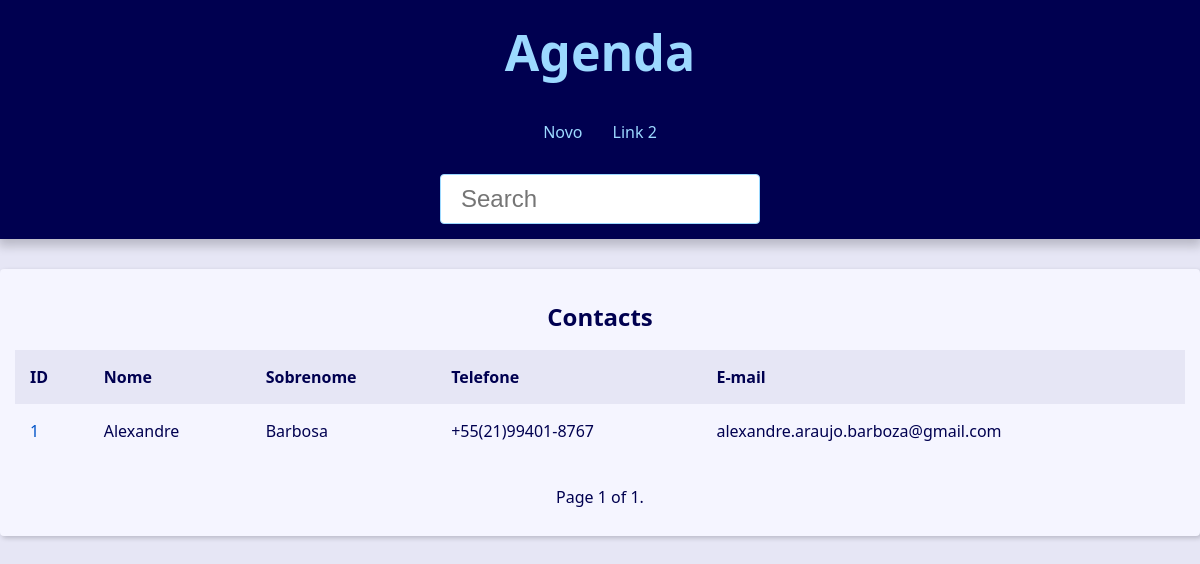
/, run on an earlier commit of the app's database.
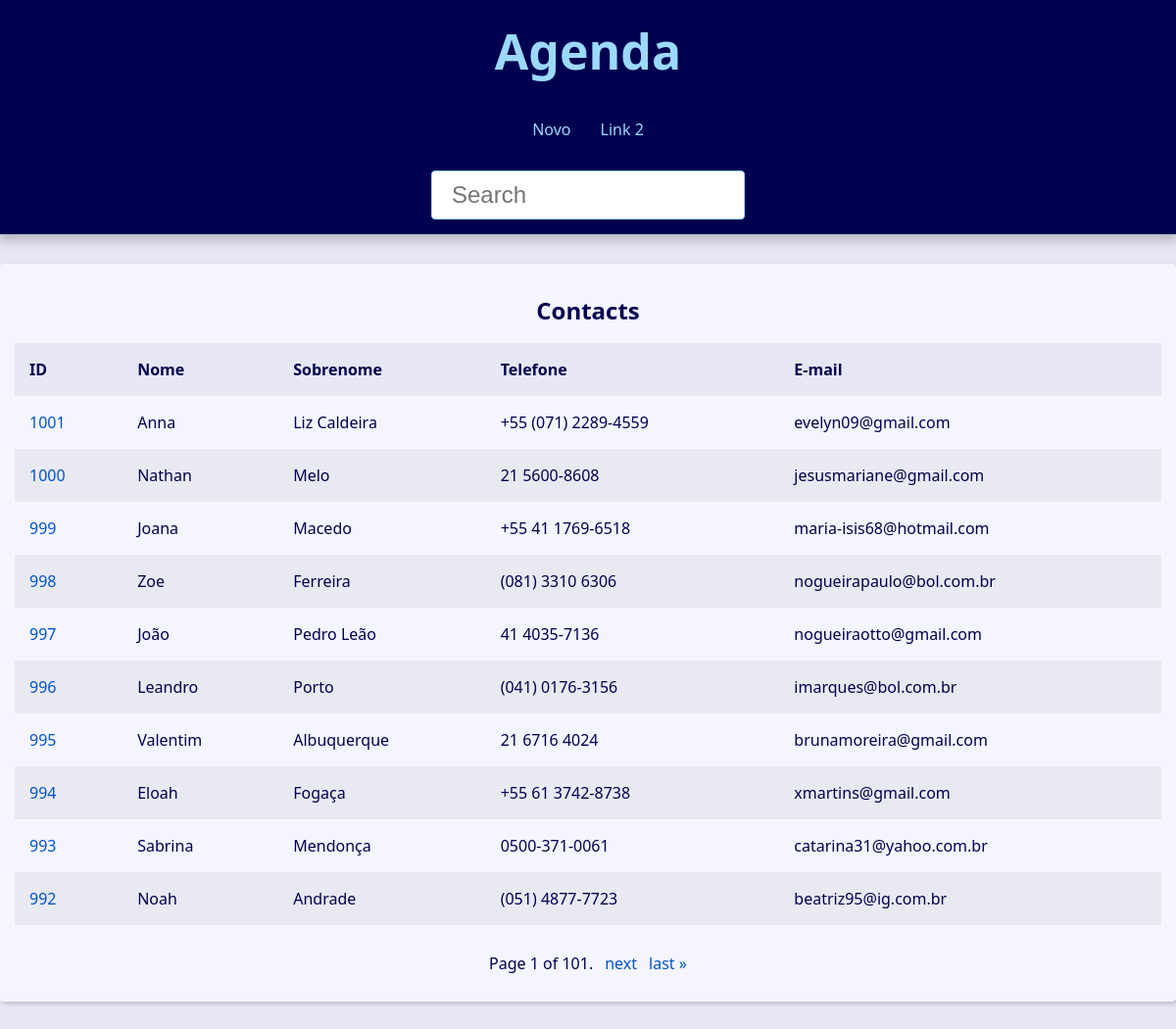
And on a later commit of the database.
### contact/models.py (models this page shows, shortened)
class Contact(models.Model):
    first_name = models.CharField(max_length=50)
    last_name = models.CharField(max_length=50, blank=True)
    phone = models.CharField(max_length=50)
    email = models.EmailField(max_length=254, blank=True)
    created_date = models.DateTimeField(default=timezone.now)
    description = models.TextField(blank=True)
    show = models.BooleanField(default=True)
    picture = models.ImageField(blank=True, upload_to='pictures/%Y/%m/')
    owner = models.ForeignKey(
        User,
        on_delete=models.SET_NULL,
        blank=True, null=True
    )
    category = models.ForeignKey(
        Category,
        on_delete=models.SET_NULL,
        blank=True, null=True
    )

### contact/views/contact_views.py (the view)
# urls.py: path('', views.index, name='index'),
def index(request):
    contacts = Contact.objects \
        .filter(show=True)\
        .order_by('-id')
    paginator = Paginator(contacts, 10)
    page_number = request.GET.get("page")
    page_obj = paginator.get_page(page_number)
    context = {
        'page_obj': page_obj,
        'site_title': ' - Contatos',
    }
    return render(
        request,
        'contact/index.html',
        context
    )

### contact/templates/contact/index.html
{% extends 'global/base.html' %}
{% block content %}
  {% if page_obj %}
    <div class="responsive-table">
      <table class="contacts-table">
        <caption class="table-caption ">
          Contacts
        </caption>
        <thead>
          <tr class="table-row table-row-header">
            <th class="table-header">ID</th>
            <th class="table-header">Nome</th>
            <th class="table-header">Sobrenome</th>
            <th class="table-header">Telefone</th>
            <th class="table-header">E-mail</th>
          </tr>
        </thead>
        <tbody>
          {% for contact in page_obj %}
            <tr class="table-row">
              <td class="table-cel">
                <a
                  class="table-link"
                  href="{% url 'contact:contact' contact.id %}"
                >
                  {{ contact.id }}
                </a>
              </td>
              <td class="table-cel">
                {{ contact.first_name }}
              </td>
              <td class="table-cel">
                {{ contact.last_name }}
              </td>
              <td class="table-cel">
                {{ contact.phone }}
              </td>
              <td class="table-cel">
                {{ contact.email }}
              </td>
            </tr>
          {% endfor %}
        </tbody>
      </table>
    </div>
  {% else %}
    <div class="single-contact">
      <h1 class="single-contact-name">
        <p align="center">Nenhum contato encontrado.</p>
      </h1>
    </div>
  {% endif %}
{% endblock content %}

### base/templates/global/base.html (shortened to what this page needs)
<!DOCTYPE html>
<html lang="pt-BR">
<head>
  {% include 'global/partials/head.html' %}
</head>
<body>
  {% include 'global/partials/header.html' %}
  <main class="content">
    {% block content %}{% endblock content %}
    {% include 'global/partials/pagination.html' %}
  </main>
</body>
</html>

### base/templates/global/partials/head.html (shortened to what this page needs)
{% load static %}
<link rel="stylesheet" href="{% static 'global/css/style.css' %}">

### base/templates/global/partials/header.html
<header class="header">
  <h1 class="header-heading">
    <a href="{% url 'contact:index' %}" class="header-link">
      Agenda
    </a>
  </h1>
  <nav class="menu">
    <ul class="menu-list">
      <li class="menu-item">
        <a href="{% url 'contact:create' %}" class="menu-link">
          Novo
        </a>
      </li>
      <li class="menu-item">
        <a href="" class="menu-link">
          Link 2
        </a>
      </li>
    </ul>
  </nav>
  <div class="search">
    <form
      action="{% url 'contact:search' %}"
      method="GET"
    >
      <input
        type="search"
        class="search-input"
        placeholder="Search"
        id="search"
        name="q"
        value="{{ request.GET.q.strip }}"
      >
    </form>
  </div>
</header>

### base/templates/global/partials/pagination.html (shortened to what this page needs)
{% if page_obj %}
  <div class="pagination">
    <span class="step-links">
        <span class="current">
            Page {{ page_obj.number }} of {{ page_obj.paginator.num_pages }}.
        </span>
        {% if page_obj.has_next %}
            <a href="?page={{ page_obj.next_page_number }}&q={{ request.GET.q.strip }}">next</a>
            <a href="?page={{ page_obj.paginator.num_pages }}&q={{ request.GET.q.strip }}">last &raquo;</a>
        {% endif %}
    </span>
  </div>
{% endif %}

### base/static/global/css/style.css (style rules this page uses)
:root { --spacing: 1.5rem; --link-dark-color: rgb(0, 83, 200); --link-light-color: rgb(156, 217, 255); --clr-white: rgb(245, 245, 255); --clr-blue: rgb(0, 0, 80); --clr-light-gray: rgb(230, 230, 245); --clr-dark-shadow-5: rgba(0, 0, 10, 5%); --clr-dark-shadow-10: rgba(0, 0, 10, 10%); --clr-dark-shadow-20: rgba(0, 0, 10, 20%); --clr-light-shadow-5: rgba(200, 200, 255, 5%); --clr-light-shadow-10: rgba(200, 200, 255, 20%); --clr-light-shadow-20: rgba(200, 200, 255, 20%); --main-page-width: 120rem; --table-min-width: 60rem; --biggest-font-size: 5rem; --bigger-font-size: 4rem; --big-font-size: 3.2rem; --medium-font-size: 2.4rem; --small-font-size: 1.6rem; --smaller-font-size: 1.4rem; --smallest-font-size: 1.2rem; --transition-fast: 300ms; --transition-medium: 600ms; --transition-slow: 1s; --default-border-radius: 4px; }
*, *::before, *::after { margin: 0; padding: 0; box-sizing: border-box; }
html { font-size: 62.5%; }
body { font-family: system-ui, -apple-system, BlinkMacSystemFont, 'Segoe UI', Roboto, Oxygen, Ubuntu, Cantarell, 'Open Sans', 'Helvetica Neue', sans-serif; line-height: 1.5; font-size: var(--small-font-size); color: var(--clr-blue); -webkit-font-smoothing: antialiased; background: var(--clr-light-gray); }
.header { background: var(--clr-blue); padding: var(--spacing); box-shadow: 0 5px 10px 2px var(--clr-dark-shadow-20); z-index: 1; position: relative; }
.header-heading { font-size: var(--biggest-font-size); text-align: center; }
.header-link { color: var(--link-light-color); text-decoration: none; transition: filter var(--transition-fast) ease-in-out; }
.menu { margin: var(--spacing); }
.menu-list { list-style: none; display: flex; justify-content: center; flex-flow: row wrap; }
.menu-link { display: block; padding: var(--spacing); color: var(--link-light-color); text-decoration: none; transition: background-color var(--transition-fast) ease-in-out; border-radius: var(--default-border-radius); }
.content { max-width: var(--main-page-width); margin: calc(var(--spacing) * 2) auto; padding: var(--spacing); background: var(--clr-white); box-shadow: 2px 2px 5px var(--clr-dark-shadow-20); border-radius: var(--default-border-radius); }
.responsive-table { width: 100%; overflow-x: auto; }
.contacts-table { width: 100%; min-width: var(--table-min-width); border-collapse: collapse; }
.table-caption { font-size: var(--medium-font-size); font-weight: bold; padding: var(--spacing); }
.table-row { text-align: left; text-overflow: ellipsis; transition: background-color var(--transition-fast) ease-in-out; }
.table-row:nth-of-type(2n) { background: var(--clr-dark-shadow-5); }
.table-row-header { background: var(--clr-light-gray); color: var(--clr-blue); }
.table-cel, .table-header { padding: var(--spacing); }
.table-link { color: var(--link-dark-color); transition: color var(--transition-fast) ease-in-out; text-decoration: none; }
.pagination { margin-top: var(--spacing); display: flex; justify-content: center; padding: calc(var(--spacing) * 0.8); font-size: var(--small-font-size); }
.pagination .step-links { display: flex; gap: calc(var(--spacing) * 0.8); }
.pagination .step-links a { color: var(--link-dark-color); transition: color var(--transition-fast) ease-in-out; text-decoration: none; display: block; }
.search { display: flex; justify-content: center; }
.search-input { font-size: var(--medium-font-size); padding: 1rem 2rem; width: 100%; max-width: 32rem; border-radius: var(--default-border-radius); border: 1px solid var(--link-light-color); }

What changed in the data, as far as the page shows it:
no longer on this page (row unchanged): Contact: id "1", first_name "Alexandre", last_name "Barbosa", phone "+55(21)99401-8767", email "alexandre.araujo.barboza@gmail.com"
added Contact: id "1001", first_name "Anna", last_name "Liz Caldeira", phone "+55 (071) 2289-4559", email "evelyn09@gmail.com"
added Contact: id "1000", first_name "Nathan", last_name "Melo", phone "21 5600-8608", email "jesusmariane@gmail.com"
added Contact: id "999", first_name "Joana", last_name "Macedo", phone "+55 41 1769-6518", email "maria-isis68@hotmail.com"
added Contact: id "998", first_name "Zoe", last_name "Ferreira", phone "(081) 3310 6306", email "nogueirapaulo@bol.com.br"
added Contact: id "997", first_name "João", last_name "Pedro Leão", phone "41 4035-7136", email "nogueiraotto@gmail.com"
added Contact: id "996", first_name "Leandro", last_name "Porto", phone "(041) 0176-3156", email "imarques@bol.com.br"
added Contact: id "995", first_name "Valentim", last_name "Albuquerque", phone "21 6716 4024", email "brunamoreira@gmail.com"
added Contact: id "994", first_name "Eloah", last_name "Fogaça", phone "+55 61 3742-8738", email "xmartins@gmail.com"
added Contact: id "993", first_name "Sabrina", last_name "Mendonça", phone "0500-371-0061", email "catarina31@yahoo.com.br"
added Contact: id "992", first_name "Noah", last_name "Andrade", phone "(051) 4877-7723", email "beatriz95@ig.com.br"
Also different on the page:
{{ page_obj.paginator.num_pages }}: "1" → "101"
text now shown: "next last »"
